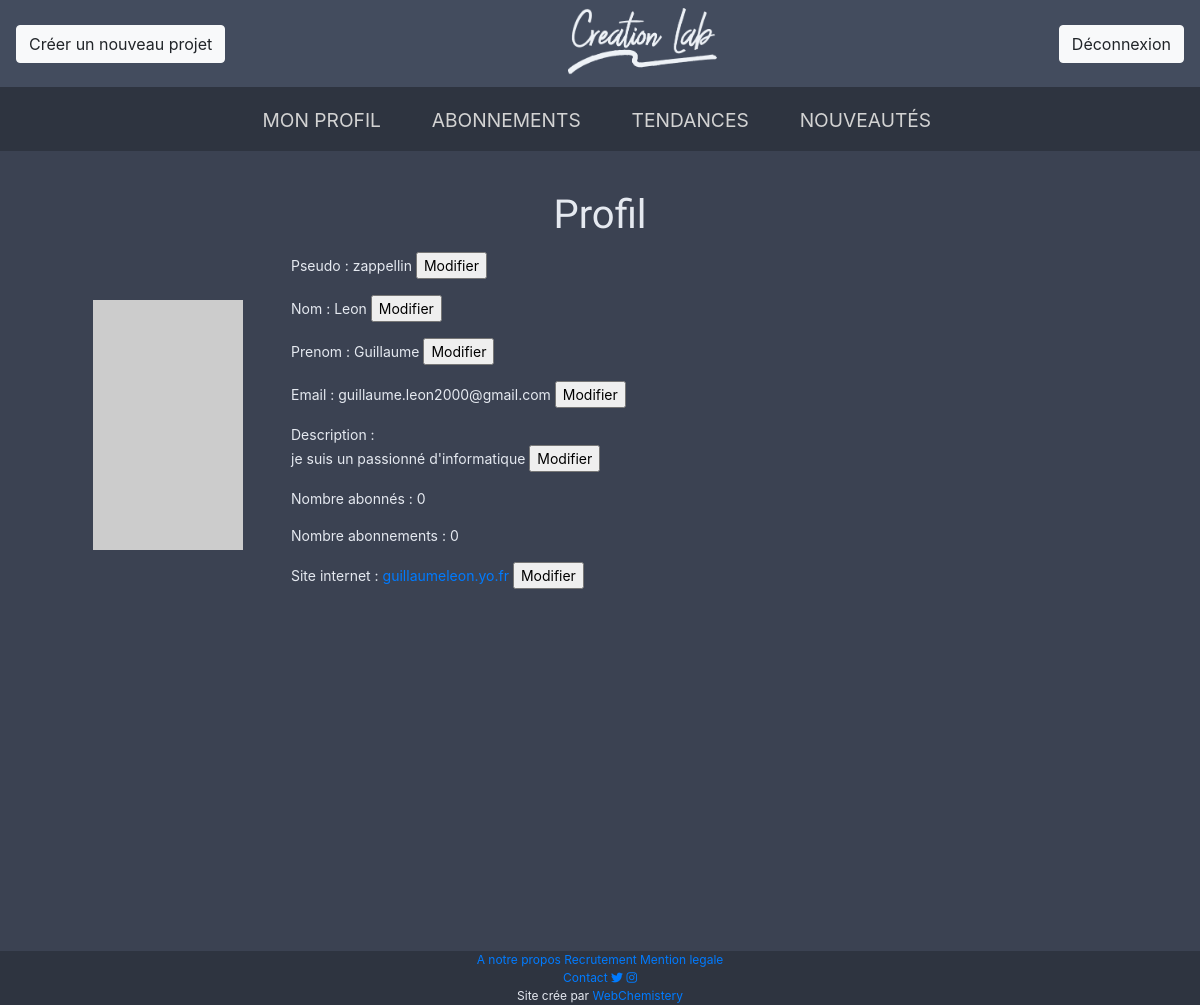
The page /profil.php (signed in) on the database its author committed.
### tables this page shows
CREATE TABLE IF NOT EXISTS `users` (
  `Uid` int(11) NOT NULL AUTO_INCREMENT,
  `username` varchar(255) NOT NULL,
  `password` char(64) NOT NULL,
  `nb_follower` int(11) DEFAULT NULL,
  `nb_sub` int(11) DEFAULT NULL,
  `name` varchar(255) DEFAULT NULL,
  `surname` varchar(255) DEFAULT NULL,
  `email` varchar(320) DEFAULT NULL,
  `desc` tinytext DEFAULT NULL,
  `website_url` text DEFAULT NULL,
  `profil_pic` text DEFAULT NULL,
  PRIMARY KEY (`Uid`)
);

### profil.php (the view, shortened to what this page needs)
<?php
require 'database/db.php';
$user = $_SESSION["username"];
$query = $db->prepare('SELECT * FROM users WHERE username="' . $user . '"');
$query->execute();
$result = $query->fetchAll();
?>
<!DOCTYPE html>
<html lang="fr">
<head>
  <link rel="stylesheet" href="css/bootstrap.min.css">
  <link rel="stylesheet" href="css/style.css">
</head>
<body>
<nav class="navbar">
	<span><a href="new_project.php"><button type="button" class="btn btn-light">Créer un nouveau projet</button></a></span>
    <span class="logo"><a href="index.php"><img src="image/Creation_Lab.png" alt="logo_creationLab" width="149"
						height="71"></a></span>
    <span><a href="deco.php"><button type="button" class="btn btn-light">Déconnexion</button></a></span>
</nav>
<?php include 'partials/menu.php';?>
<div class="main">
    <h1> Profil </h1>
<div class="container" style="display:flex;">
    <img src="https://via.placeholder.com/150x250" alt="photoprofile" id="photoprofil" height='250' width='150' class="m-5">
<div class="profil" class="ml-5">
    <p>Pseudo : <?php echo $result[0]['username'] ?> <input type="button" value="Modifier" class="modifier"></p>
    <p>Nom : <?php echo $result[0]['name'] ?> <input type="button" value="Modifier" class="modifier"> </p>
    <p>Prenom : <?php echo $result[0]['surname'] ?> <input type="button" value="Modifier" class="modifier"> </p>
    <p>Email : <?php echo $result[0]['email'] ?> <input type="button" value="Modifier" class="modifier"> </p>
    <p>Description :<br/> <?php echo $result[0]['desc'] ?> <input type="button" value="Modifier" class="modifier"></p>
    <p>Nombre abonnés : <?php echo $result[0]['nb_follower'] ?></p>
    <p>Nombre abonnements : <?php echo $result[0]['nb_sub'] ?></p>
    <p>Site internet : <?php if (isset($result[0]['website_url'])) {
    echo "<a href='http://" . $result[0]['website_url'] . "' target='_blank'>" . $result[0]['website_url'] . "</a>";
}?> <input type="button" value="Modifier" class="modifier"> </p>
  </div>
  </div>
</div>
<?php include 'partials/footer.php';?>
</body>
</html>

### css/style.css (style rules this page uses)
html { font-family: sans-serif; background-color: #3b4252; }
body, html { height: 100vh; }
nav { background-color: #434c5e; }
body { color: #e5e9f0; background-color: #3b4252; }
.main { height: 100vh; }
.logo { margin-left: auto; margin-right: auto; }
h1 { text-align: center; font-family: 'Oswald', sans-serif; padding-bottom: 5px; padding-top: 1em; }
.profil { width: 40em; font-size: 14px; text-align: justify; }

### rows shown on the page
users: username "zappellin", name "Leon", surname "Guillaume", email "guillaume.leon2000@gmail.com", desc "je suis un passionné d'informatique", nb_follower "0", nb_sub "0", website_url "guillaumeleon.yo.fr"
